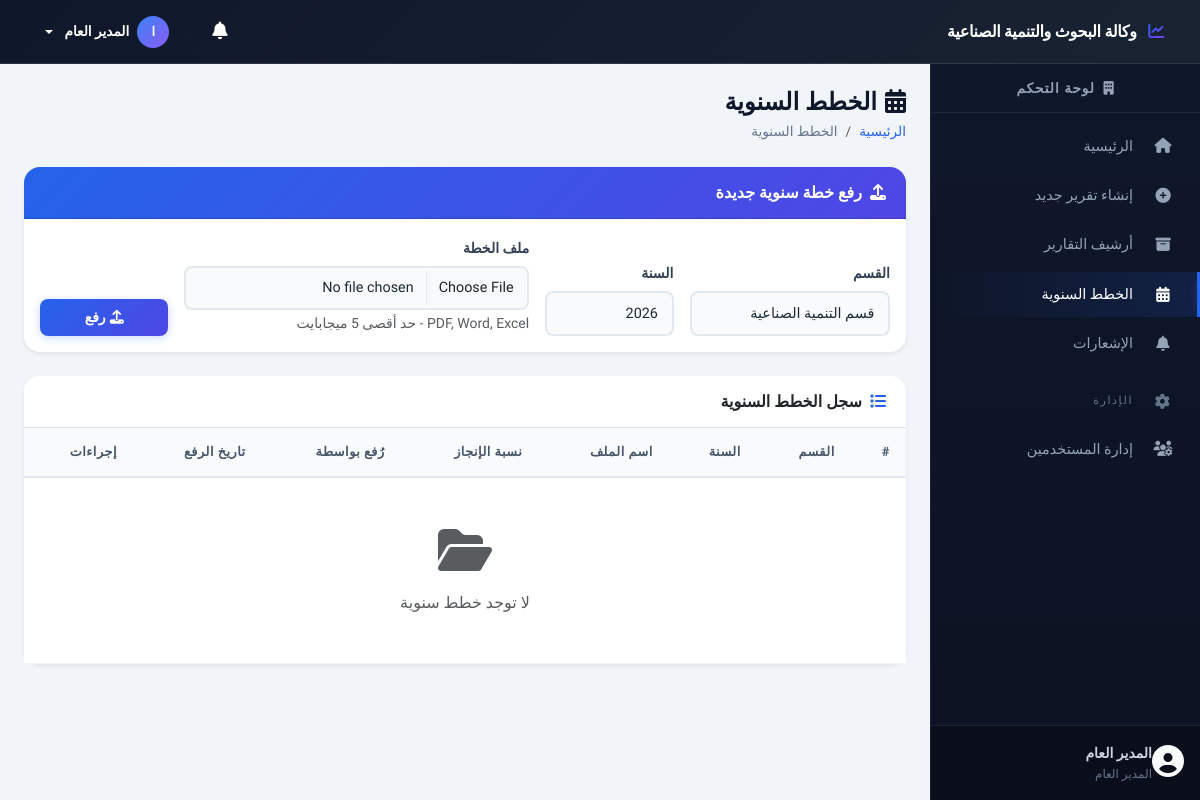
The page /pages/upload_annual_plan.php (signed in) on the database its author committed.
### tables this page shows
CREATE TABLE IF NOT EXISTS users (
    id INT PRIMARY KEY AUTO_INCREMENT,
    name VARCHAR(100) NOT NULL,
    email VARCHAR(100) NOT NULL UNIQUE,
    password VARCHAR(255) NOT NULL,
    role ENUM('admin', 'manager', 'employee') NOT NULL DEFAULT 'employee',
    department_id INT NULL,
    created_at TIMESTAMP DEFAULT CURRENT_TIMESTAMP,
    FOREIGN KEY (department_id) REFERENCES departments(id) ON DELETE SET NULL
);

### includes/functions.php (called while the page is built, shortened)
<?php
require_once __DIR__ . '/../config/database.php';
function isLoggedIn() {
    return isset($_SESSION['user_id']) && !empty($_SESSION['user_id']);
}
function isAdmin() {
    return isset($_SESSION['user_role']) && $_SESSION['user_role'] === 'admin';
}
function e($string) {
    return htmlspecialchars($string ?? '', ENT_QUOTES, 'UTF-8');
}
function db() {
    return Database::getInstance()->getConnection();
}
function dbQuery($sql, $params = []) {
    $stmt = db()->prepare($sql);
    $stmt->execute($params);
    return $stmt;
}
function dbFetchOne($sql, $params = []) {
    $stmt = dbQuery($sql, $params);
    return $stmt->fetch();
}
function dbFetchAll($sql, $params = []) {
    $stmt = dbQuery($sql, $params);
    return $stmt->fetchAll();
}
function getCurrentUser() {
    return dbFetchOne("SELECT u.*, d.name as department_name FROM users u LEFT JOIN departments d ON u.department_id = d.id WHERE u.id = ?", [$_SESSION['user_id']]);
}
function getRoleName($role) {
    $roles = [
        'admin' => 'المدير العام',
        'manager' => 'مدير قسم',
        'employee' => 'موظف'
    ];
    return $roles[$role] ?? $role;
}
function getCurrentPage() {
    return basename($_SERVER['PHP_SELF'], '.php');
}
function isActivePage($page) {
    return getCurrentPage() === $page ? 'active' : '';
}
function getDepartments() {
    return dbFetchAll("SELECT * FROM departments ORDER BY id");
}

### config/database.php (called while the page is built, shortened)
<?php
class Database {
    private static $instance = null;
    private $pdo;
    private function __construct() {
        try {
            $dsn = "mysql:host=" . DB_HOST . ";dbname=" . DB_NAME . ";charset=" . DB_CHARSET;
            $options = [
                PDO::ATTR_ERRMODE            => PDO::ERRMODE_EXCEPTION,
                PDO::ATTR_DEFAULT_FETCH_MODE => PDO::FETCH_ASSOC,
                PDO::ATTR_EMULATE_PREPARES   => false,
                PDO::MYSQL_ATTR_INIT_COMMAND => "SET NAMES utf8mb4 COLLATE utf8mb4_unicode_ci"
            ];
            $this->pdo = new PDO($dsn, DB_USER, DB_PASS, $options);
        } catch (PDOException $e) {
            die('خطأ في الاتصال بقاعدة البيانات: ' . $e->getMessage());
        }
    }
    public static function getInstance() {
        if (self::$instance === null) {
            self::$instance = new self();
        }
        return self::$instance;
    }
    public function getConnection() {
        return $this->pdo;
    }
}

### pages/upload_annual_plan.php (the view, shortened to what this page needs)
<?php
require_once __DIR__ . '/../includes/header.php';
$departments = getDepartments();
$plansQuery = "SELECT ap.*, d.name as department_name, u.name as uploader_name
               FROM annual_plans ap
               JOIN departments d ON ap.department_id = d.id
               JOIN users u ON ap.uploaded_by = u.id";
$plansParams = [];
$plansQuery .= " ORDER BY ap.year DESC, ap.uploaded_at DESC";
$plans = dbFetchAll($plansQuery, $plansParams);
?>
<div class="d-flex justify-content-between align-items-center mb-4">
    <div>
        <h4 class="mb-1"><i class="fas fa-calendar-alt me-2"></i>الخطط السنوية</h4>
        <nav aria-label="breadcrumb">
            <ol class="breadcrumb mb-0">
                <li class="breadcrumb-item"><a href="<?= SITE_URL ?>/pages/dashboard.php">الرئيسية</a></li>
                <li class="breadcrumb-item active">الخطط السنوية</li>
            </ol>
        </nav>
    </div>
</div>
<?php if (isAdmin() || isManager()): ?>
<div class="card border-0 shadow-sm mb-4">
    <div class="card-header bg-primary text-white">
        <h6 class="mb-0"><i class="fas fa-upload me-2"></i>رفع خطة سنوية جديدة</h6>
    </div>
    <div class="card-body">
        <form method="POST" enctype="multipart/form-data">
            <div class="row g-3 align-items-end">
                <div class="col-md-3">
                    <label class="form-label fw-bold">القسم</label>
                    <select class="form-select" name="department_id" required>
                        <?php foreach ($departments as $dept): ?>
                            <?php if (isAdmin() || $dept['id'] == $_SESSION['user_department_id']): ?>
                            <option value="<?= $dept['id'] ?>"><?= e($dept['name']) ?></option>
                            <?php endif; ?>
                        <?php endforeach; ?>
                    </select>
                </div>
                <div class="col-md-2">
                    <label class="form-label fw-bold">السنة</label>
                    <select class="form-select" name="year">
                        <?php for ($y = date('Y') + 1; $y >= date('Y') - 2; $y--): ?>
                        <option value="<?= $y ?>" <?= $y == date('Y') ? 'selected' : '' ?>><?= $y ?></option>
                        <?php endfor; ?>
                    </select>
                </div>
                <div class="col-md-5">
                    <label class="form-label fw-bold">ملف الخطة</label>
                    <input type="file" class="form-control" name="plan_file" required
                           accept=".pdf,.docx,.xlsx">
                    <small class="text-muted">PDF, Word, Excel - حد أقصى 5 ميجابايت</small>
                </div>
                <div class="col-md-2">
                    <button type="submit" class="btn btn-primary w-100">
                        <i class="fas fa-upload me-1"></i>رفع
                    </button>
                </div>
            </div>
        </form>
    </div>
</div>
<?php endif; ?>
<div class="card border-0 shadow-sm mb-4">
    <div class="card-header bg-white border-bottom">
        <h6 class="mb-0 fw-bold"><i class="fas fa-list me-2 text-primary"></i>سجل الخطط السنوية</h6>
    </div>
    <div class="card-body p-0">
        <div class="table-responsive">
            <table class="table table-hover align-middle mb-0">
                <thead class="table-light">
                    <tr>
                        <th>#</th>
                        <th>القسم</th>
                        <th>السنة</th>
                        <th>اسم الملف</th>
                        <th>نسبة الإنجاز</th>
                        <th>رُفع بواسطة</th>
                        <th>تاريخ الرفع</th>
                        <th>إجراءات</th>
                    </tr>
                </thead>
                <tbody>
                    <?php if (empty($plans)): ?>
                    <tr>
                        <td colspan="8" class="text-center text-muted py-5">
                            <i class="fas fa-folder-open fa-3x mb-3 d-block"></i>
                            لا توجد خطط سنوية
                        </td>
                    </tr>
                    <?php endif; ?>
                </tbody>
            </table>
        </div>
    </div>
</div>
<?php require_once __DIR__ . '/../includes/footer.php'; ?>

### includes/header.php (shortened to what this page needs)
<?php
require_once __DIR__ . '/functions.php';
$currentUser = getCurrentUser();
?>
<!DOCTYPE html>
<html lang="ar" dir="rtl">
<head>
    <link rel="stylesheet" href="https://cdn.jsdelivr.net/npm/bootstrap@5.3.0/dist/css/bootstrap.rtl.min.css">
    <link rel="stylesheet" href="https://cdnjs.cloudflare.com/ajax/libs/font-awesome/6.4.0/css/all.min.css">
    <link rel="stylesheet" href="https://cdn.jsdelivr.net/npm/sweetalert2@11/dist/sweetalert2.min.css">
    <link rel="stylesheet" href="<?= SITE_URL ?>/assets/css/style.css">
</head>
<body>
    <nav class="navbar navbar-expand-lg navbar-dark bg-primary fixed-top">
        <div class="container-fluid">
            <a class="navbar-brand" href="<?= SITE_URL ?>/pages/dashboard.php">
                <i class="fas fa-chart-line me-2"></i>
                <span class="d-none d-sm-inline"><?= e(SITE_NAME) ?></span>
            </a>
            <div class="d-flex align-items-center ms-auto gap-1">
                <div class="dropdown">
                    <button class="btn btn-link text-white position-relative px-2" data-bs-toggle="dropdown" aria-expanded="false" style="font-size: 1.1rem;">
                        <i class="fas fa-bell"></i>
                    </button>
                </div>
                <div class="dropdown">
                    <button class="btn btn-link text-white dropdown-toggle text-decoration-none d-flex align-items-center gap-2 px-2" data-bs-toggle="dropdown">
                        <div class="d-flex align-items-center justify-content-center rounded-circle" style="width:32px; height:32px; background: linear-gradient(135deg, #3b82f6, #8b5cf6); font-size: 0.8rem;">
                            <?= mb_substr($currentUser['name'] ?? '', 0, 1) ?>
                        </div>
                        <span class="d-none d-md-inline" style="font-size: 0.85rem;"><?= e($currentUser['name'] ?? '') ?></span>
                    </button>
                </div>
            </div>
        </div>
    </nav>
    <div class="d-flex" id="wrapper">
        <?php include __DIR__ . '/sidebar.php'; ?>
        <div class="flex-grow-1" id="page-content">
            <div class="container-fluid p-4">

### includes/sidebar.php (shortened to what this page needs)
<div class="sidebar bg-dark text-white" id="sidebar">
    <div class="sidebar-header text-center py-3 border-bottom border-secondary">
        <h6 class="mb-0">
            <i class="fas fa-building me-1"></i>
            لوحة التحكم
        </h6>
    </div>
    <nav class="sidebar-nav">
        <ul class="nav flex-column py-2">
            <li class="nav-item">
                <a class="nav-link <?= isActivePage('dashboard') ?>" href="<?= SITE_URL ?>/pages/dashboard.php">
                    <i class="fas fa-home me-2"></i>
                    <span>الرئيسية</span>
                </a>
            </li>
            <li class="nav-item">
                <a class="nav-link <?= isActivePage('create_report') ?>" href="<?= SITE_URL ?>/pages/create_report.php">
                    <i class="fas fa-plus-circle me-2"></i>
                    <span>إنشاء تقرير جديد</span>
                </a>
            </li>
            <li class="nav-item">
                <a class="nav-link <?= isActivePage('reports_archive') ?>" href="<?= SITE_URL ?>/pages/reports_archive.php">
                    <i class="fas fa-archive me-2"></i>
                    <span>أرشيف التقارير</span>
                </a>
            </li>
            <li class="nav-item">
                <a class="nav-link <?= isActivePage('upload_annual_plan') ?>" href="<?= SITE_URL ?>/pages/upload_annual_plan.php">
                    <i class="fas fa-calendar-alt me-2"></i>
                    <span>الخطط السنوية</span>
                </a>
            </li>
            <li class="nav-item">
                <a class="nav-link <?= isActivePage('notifications') ?>" href="<?= SITE_URL ?>/pages/notifications.php">
                    <i class="fas fa-bell me-2"></i>
                    <span>الإشعارات</span>
                </a>
            </li>
            <?php if (isAdmin()): ?>
            <li class="nav-item mt-2 mb-1">
                <span class="nav-link text-muted small text-uppercase">
                    <i class="fas fa-cog me-2"></i>الإدارة
                </span>
            </li>
            <li class="nav-item">
                <a class="nav-link <?= isActivePage('users_management') ?>" href="<?= SITE_URL ?>/pages/users_management.php">
                    <i class="fas fa-users-cog me-2"></i>
                    <span>إدارة المستخدمين</span>
                </a>
            </li>
            <?php endif; ?>
        </ul>
    </nav>
    <div class="sidebar-footer border-top border-secondary p-3 mt-auto">
        <div class="d-flex align-items-center">
            <div class="flex-shrink-0">
                <i class="fas fa-user-circle fa-2x text-light"></i>
            </div>
            <div class="flex-grow-1 me-2 overflow-hidden">
                <div class="fw-bold small text-truncate"><?= e($currentUser['name'] ?? '') ?></div>
                <div class="text-muted smaller"><?= getRoleName($currentUser['role'] ?? '') ?></div>
            </div>
        </div>
    </div>
</div>

### rows shown on the page
users: name "ا", name "المدير العام", role "المدير العام"

### other values the page prints
SITE_NAME "وكالة البحوث والتنمية الصناعية"
form field department_id "قسم التنمية الصناعية"
form field year "2026"
